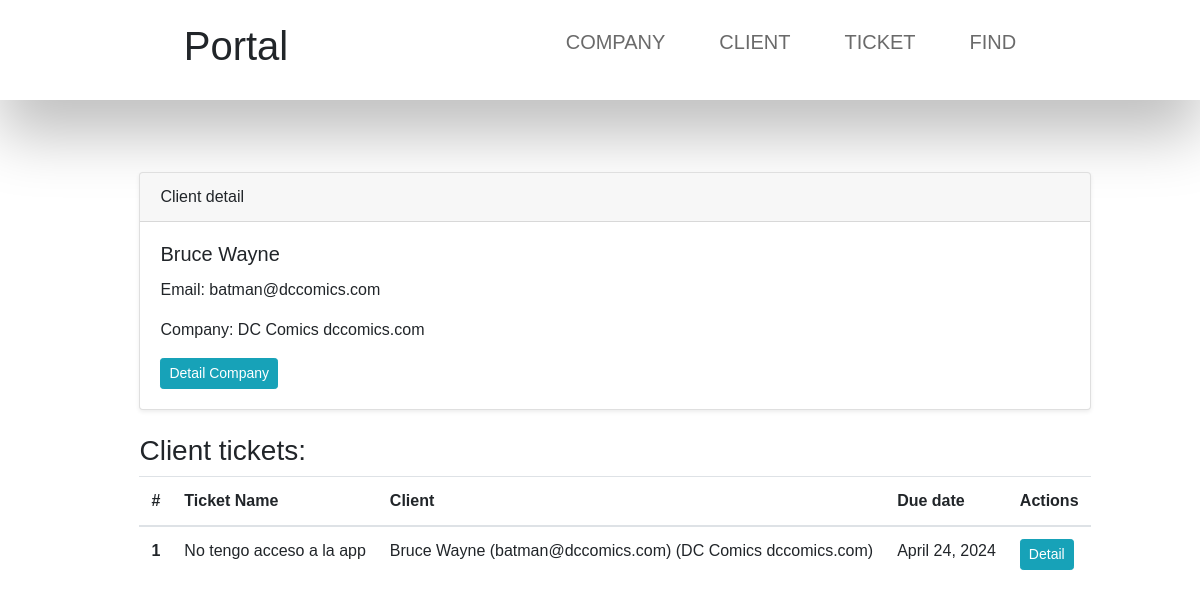
The page /client/detail/1 on the database its author committed.
### customer_portal/models.py (models this page shows, shortened)
class Client(models.Model):
    first_name = models.CharField(max_length=100)
    last_name = models.CharField(max_length=100)
    email = models.EmailField()
    company = models.ForeignKey(Company, on_delete=models.CASCADE, related_name='clients')
    def __str__(self) -> str:
        return f"{self.first_name} {self.last_name} ({self.email}) ({self.company})"

class Company(models.Model):
    company_name = models.CharField(max_length=100)
    email_domain = models.CharField(max_length=100)
    def __str__(self) -> str:
        return f"{self.company_name} {self.email_domain}"

class Ticket(models.Model):
    ticket_name = models.CharField(max_length=500)
    description = models.TextField(max_length=5000)
    due_date = models.DateField()
    client = models.ForeignKey(Client, on_delete=models.CASCADE, related_name='tickets')

### customer_portal/views.py (the view)
# urls.py: path("client/detail/<client_id>", views.detail_client_view, name="client-detail"),
def detail_client_view(request, client_id):
    client = Client.objects.get(id=client_id)
    contexto_dict = {"client": client}
    return render(request, "customer_portal/detail_client.html", contexto_dict)

### customer_portal/templates/customer_portal/detail_client.html (shortened to what this page needs)
{% extends 'customer_portal/base.html' %}
{% block content %}
<section class="py-5">
    <div class="container">
        <div class="row">
            <div class="col-lg-12 mx-auto">
                <div class="card shadow-sm">
                    <div class="card-header">
                        Client detail
                    </div>
                    <div class="card-body">
                        <h5 class="card-title">{{ client.first_name }} {{ client.last_name }}</h5>
                        <p class="card-text">Email: {{ client.email }}</p>
                        <p class="card-text">Company: {{ client.company }} </p>
                        <p class="card-text"><a href="{% url 'company-detail' client.company.id %}" class="btn btn-info btn-sm">Detail Company</a></p>
                    </div>
                </div>
                <div class="mt-4">
                    <h3>Client tickets:</h3>
                    <table class="table">
                        <thead>
                            <tr>
                                <th scope="col">#</th>
                                <th scope="col">Ticket Name</th>
                                <th scope="col">Client</th>
                                <th scope="col">Due date</th>
                                <th scope="col">Actions</th>
                            </tr>
                        </thead>
                        <tbody>
                            {% if client.tickets %}
                            {% for ticket in client.tickets.all %}
                            <tr>
                                <th scope="row">{{ forloop.counter }}</th>
                                <td>{{ ticket.ticket_name }}</td>
                                <td>{{ ticket.client }}</td>
                                <td>{{ ticket.due_date }}</td>
                                <td>
                                    <a href="{% url 'ticket-detail' ticket.id %}" class="btn btn-info btn-sm">Detail</a>
                                </td>
                            </tr>
                            {% endfor %}
                            {% else %}
                            <tr>
                                <td colspan="7">No tickets found.</td>
                            </tr>
                            {% endif %}
                        </tbody>
                    </table>
                </div>
            </div>
        </div>
    </div>
</section>
{% endblock %}

### customer_portal/static/customer_portal/css/customer_portal_style.css (style rules this page uses)
* { margin: 0; padding: 0; box-sizing: border-box; font-family: "Poppins", sans-serif; }
.container { width: 1600px; display: flex; justify-content: space-around; align-items: center; }

### rows shown on the page
Client: first_name "Bruce", last_name "Wayne", email "batman@dccomics.com", company "DC Comics dccomics.com"
Ticket: ticket_name "No tengo acceso a la app", client "Bruce Wayne (batman@dccomics.com) (DC Comics dccomics.com)", due_date "April 24, 2024"
